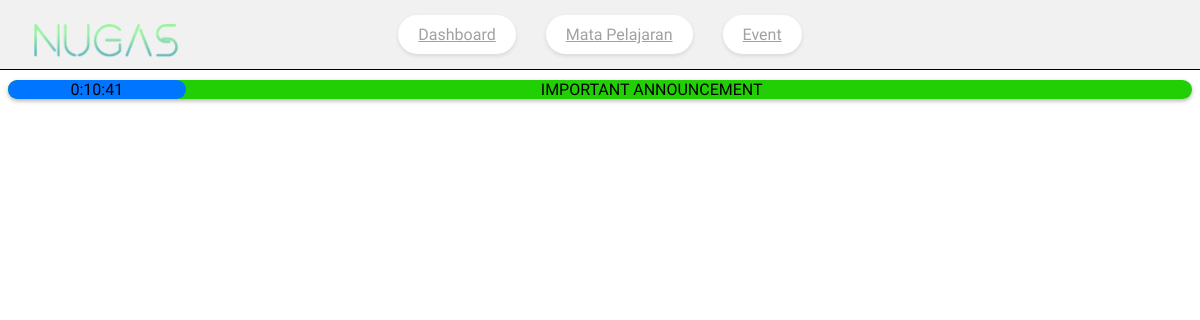
The page /guru/mapel.php (signed in) on the database as committed earlier.
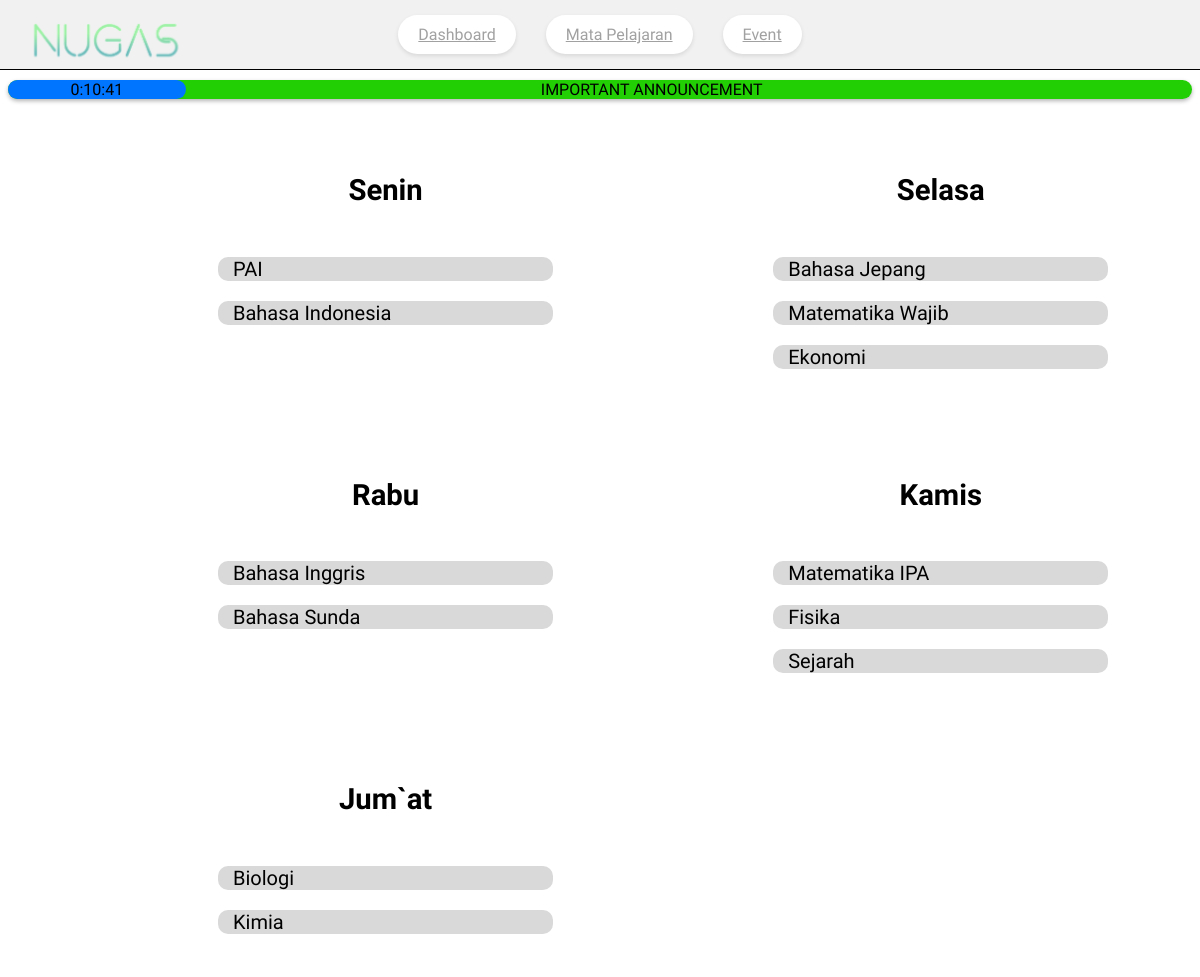
The same page on the database as committed later.
### tables this page shows
CREATE TABLE `kp_mapel` (
  `ID_kp` varchar(5) NOT NULL,
  `NIP` int(7) NOT NULL,
  `Nama` varchar(30) NOT NULL,
  `Jadwal_Kegiatan` varchar(10) NOT NULL
);

### guru/mapel.php (the view, shortened to what this page needs)
<?php
    include "../service/database.php";
?>
<!DOCTYPE html>
<html>
    <head>
        <link rel="stylesheet" href="styles/mapel.css">
        <link rel="stylesheet" href="https://cdnjs.cloudflare.com/ajax/libs/font-awesome/6.5.2/css/all.min.css" />
    </head>
    <body>
    <div class ="header">
        <div class="navbar">
            <div class="logo">
                <img src="../Assets/nugas.png" alt="Logo NUGAS" style="width: 150px;">
            </div>
            <div class="menu">
                <a href="homeguru.php">Dashboard</a>
                <a href="mapel.php">Mata Pelajaran</a>
                <a href="event.php">Event</a>
            </div>
            <div class="username" onclick="togglePenggunaContent()">
                <span><?php echo $_SESSION['username'] ?></span>
                <div class="logout-content">
                    <a href="../login-page/logout.php">Logout</a>
                </div>
            </div>
        </div>
    </div>
    <div class="announcement">
        <div class="time">
            <a id="realtime-clock">12:00</a>
        </div>
        <marquee><a id="announcement-text">IMPORTANT ANNOUNCEMENT</a></marquee>
    </div>
    <?php
        $sql = "SELECT jadwal_kegiatan FROM kp_mapel GROUP BY jadwal_kegiatan ORDER BY Jadwal_Kegiatan DESC ";
        $query = mysqli_query($db, $sql);
        if ($query) {
            while($hari = mysqli_fetch_array($query)){
                echo "<div class='contentkiri'>";
                echo "<div class='judulkiri'>";
                echo "<h3>".$hari['jadwal_kegiatan']."</h3>";
                echo "</div>";
                echo "<div class='isikiri'>";
                $nested_sql = "SELECT Nama FROM kp_mapel WHERE jadwal_kegiatan = '".$hari['jadwal_kegiatan']."'";
                $nested_query = mysqli_query($db, $nested_sql);
                if ($nested_query) {
                    while($hasil = mysqli_fetch_array($nested_query)){
                        echo "<p>".$hasil['Nama']."</p>";
                    }
                } else {
                    echo "<p>Error in nested query: " . mysqli_error($db) . "</p>";
                }
                echo "</div>";
                echo "</div>";
            }
        } else {
            echo "<p>Error in main query: " . mysqli_error($db) . "</p>";
        }
    ?>
    </body>
</html>

### guru/styles/mapel.css (style rules this page uses)
body { font-family: "Jockey One", sans-serif; }
.header { top: 0; left: 0; position: fixed; }
.logo img { position: fixed; top: 10px; left: 10px; z-index: 1000; justify-content: left; padding: 10px 20px; align-items: center; }
.navbar { background-color: white; width: 100%; display: flex; }
.menu { background-color: #f1f1f1; width: 100%; position: fixed; display: flex; justify-content: center; border-bottom: 1px solid black; }
.menu a { font-size: 16px; color: #a1a1a1; text-align: center; border-radius: 25px; padding: 10px 20px; box-shadow: 0 2px 4px rgba(0, 0, 0, 0.1); background-color: white; margin: 15px; }
.username { background-color: white; }
.announcement { border-radius: 10px; gap: 30%; background-color: #21CF04; box-shadow: 0 2px 4px rgba(0, 0, 0, 0.3); width: 100%; display: flex; margin-top: 80px; }
.time { border-radius: 10px; background-color: #0075FF; width: 15%; justify-content: center; align-items: center; display: flex; }
.contentkiri { height: auto; background-color: white; border-radius: 10px; margin: 45px 0px 0px 200px; width: 30%; display: inline-grid; }
.judulkiri { display: flex; font-size: 25px; }
.judulkiri h3 { width: 100%; display: flex; justify-content: center; }
.isikiri { padding: 0px 10px 15px; }
.isikiri p { width: auto; border-radius: 10px; display: flex; align-items: center; font-size: 20px; background-color: #D9D9D9; padding-left: 15px; }

Rows that differ between the two databases and show on the page:
added kp_mapel: Nama "PAI", shown under "Senin"
added kp_mapel: Nama "Bahasa Indonesia", shown under "Senin"
added kp_mapel: Nama "Bahasa Jepang", shown under "Selasa"
added kp_mapel: Nama "Matematika Wajib", shown under "Selasa"
added kp_mapel: Nama "Ekonomi", shown under "Selasa"
added kp_mapel: Nama "Bahasa Inggris", shown under "Rabu"
added kp_mapel: Nama "Bahasa Sunda", shown under "Rabu"
added kp_mapel: Nama "Matematika IPA", shown under "Kamis"
added kp_mapel: Nama "Fisika", shown under "Kamis"
added kp_mapel: Nama "Sejarah", shown under "Kamis"
added kp_mapel: Nama "Biologi", shown under "Jum`at"
added kp_mapel: Nama "Kimia", shown under "Jum`at"
Other text that changed with them:
new list line: "Senin"
new list line: "Selasa"
new list line: "Rabu"
new list line: "Kamis"
new list line: "Jum`at"
